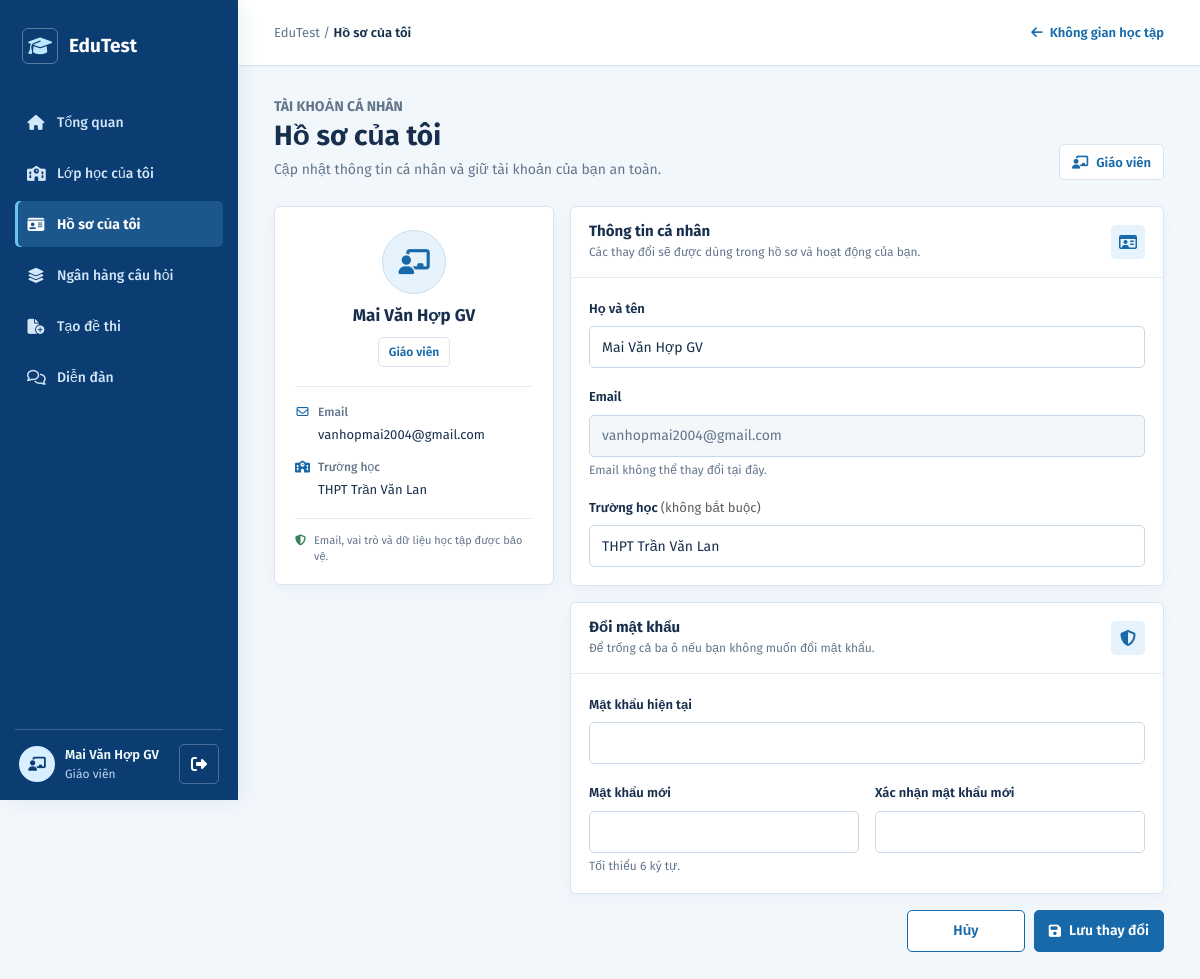
The page /index.php?action=profile (signed in) on the database its author committed.
### tables this page shows
CREATE TABLE `users` (
  `user_id` int(11) NOT NULL AUTO_INCREMENT,
  `full_name` varchar(100) NOT NULL,
  `email` varchar(100) NOT NULL,
  `password` varchar(255) NOT NULL,
  `phone` varchar(15) DEFAULT NULL,
  `role` varchar(20) NOT NULL DEFAULT 'student',
  `school_name` varchar(150) DEFAULT NULL,
  `avatar` varchar(255) DEFAULT NULL,
  `status` varchar(20) DEFAULT 'active',
  `created_at` datetime DEFAULT current_timestamp(),
  `reset_token` varchar(255) DEFAULT NULL,
  `reset_token_expires` datetime DEFAULT NULL,
  PRIMARY KEY (`user_id`),
  UNIQUE KEY `email` (`email`)
);

### controllers/ProfileController.php (called while the page is built, shortened)
<?php
require_once __DIR__ . '/../models/User.php';
class ProfileController extends BaseController {
    private $userModel;
    public function __construct($pdo) {
        $this->userModel = new User($pdo);
    }
    public function index() {
        $userId = (int) $_SESSION['user']['id'];
        $profile = $this->userModel->getProfileById($userId);
        $errors = [];
        $formData = [
            'full_name' => $profile['full_name'],
            'school_name' => $profile['school_name'] ?? '',
        ];
        require __DIR__ . '/../views/profile.php';
    }
}

### models/User.php (called while the page is built, shortened)
<?php
class User {
    private $pdo;
    public function __construct($pdo) {
        $this->pdo = $pdo;
    }
    public function getProfileById($userId) {
        $stmt = $this->pdo->prepare(
            "SELECT user_id, full_name, email, role, school_name
             FROM users
             WHERE user_id = ?"
        );
        $stmt->execute([$userId]);
        return $stmt->fetch(PDO::FETCH_ASSOC);
    }
}
?>

### views/profile.php (the view, shortened to what this page needs)
<?php
$userRole = $_SESSION['user']['role'] ?? '';
$roleLabels = [
    'student' => 'Học sinh',
    'teacher' => 'Giáo viên',
    'admin' => 'Quản trị viên',
];
$roleLabel = $roleLabels[$userRole] ?? 'Thành viên';
$userIcons = [
    'student' => 'fa-user-graduate',
    'teacher' => 'fa-chalkboard-user',
    'admin' => 'fa-user-shield',
];
$userIcon = $userIcons[$userRole] ?? 'fa-user';
?>
<!DOCTYPE html>
<html lang="vi">
<head>
    <link href="https://cdn.jsdelivr.net/npm/bootstrap@5.3.2/dist/css/bootstrap.min.css" rel="stylesheet">
    <link rel="stylesheet" href="https://cdnjs.cloudflare.com/ajax/libs/font-awesome/6.4.2/css/all.min.css">
    <link rel="stylesheet" href="assets/css/admin.css">
</head>
<body class="admin-app">
<?php
$appTopbarHtml = '<a href="index.php?action=dashboard" class="admin-topbar-link"><i class="fa-solid fa-arrow-left me-1" aria-hidden="true"></i> Không gian học tập</a>';
require __DIR__ . '/partials/app-shell-start.php';
?>
<main>
            <div class="admin-page-heading">
                <div>
                    <p class="admin-eyebrow">Tài khoản cá nhân</p>
                    <h1>Hồ sơ của tôi</h1>
                    <p>Cập nhật thông tin cá nhân và giữ tài khoản của bạn an toàn.</p>
                </div>
                <span class="user-role-badge"><i class="fa-solid <?= htmlspecialchars($userIcon, ENT_QUOTES, 'UTF-8') ?>" aria-hidden="true"></i><?= htmlspecialchars($roleLabel, ENT_QUOTES, 'UTF-8') ?></span>
            </div>
            <div class="profile-layout">
                <section class="admin-panel profile-summary" aria-labelledby="profile-summary-heading">
                    <div class="profile-summary-avatar" aria-hidden="true"><i class="fa-solid <?= htmlspecialchars($userIcon, ENT_QUOTES, 'UTF-8') ?>"></i></div>
                    <h2 id="profile-summary-heading"><?= htmlspecialchars($formData['full_name'], ENT_QUOTES, 'UTF-8') ?></h2>
                    <span class="user-role-badge"><?= htmlspecialchars($roleLabel, ENT_QUOTES, 'UTF-8') ?></span>
                    <div class="profile-summary-divider"></div>
                    <dl class="profile-summary-details">
                        <div>
                            <dt><i class="fa-regular fa-envelope" aria-hidden="true"></i>Email</dt>
                            <dd><?= htmlspecialchars($profile['email'], ENT_QUOTES, 'UTF-8') ?></dd>
                        </div>
                        <div>
                            <dt><i class="fa-solid fa-school" aria-hidden="true"></i>Trường học</dt>
                            <dd><?= htmlspecialchars($formData['school_name'] !== '' ? $formData['school_name'] : 'Chưa cập nhật', ENT_QUOTES, 'UTF-8') ?></dd>
                        </div>
                    </dl>
                    <p class="profile-privacy-note"><i class="fa-solid fa-shield-halved" aria-hidden="true"></i>Email, vai trò và dữ liệu học tập được bảo vệ.</p>
                </section>
                <form action="index.php?action=profile" method="POST" class="profile-form">
                    <section class="admin-panel profile-panel" aria-labelledby="profile-info-heading">
                        <div class="admin-panel-heading">
                            <div>
                                <h2 id="profile-info-heading">Thông tin cá nhân</h2>
                                <p>Các thay đổi sẽ được dùng trong hồ sơ và hoạt động của bạn.</p>
                            </div>
                            <span class="admin-metric-icon" aria-hidden="true"><i class="fa-regular fa-id-card"></i></span>
                        </div>
                        <div class="profile-panel-body">
                            <div class="mb-3">
                                <label for="full_name" class="form-label">Họ và tên</label>
                                <input type="text" id="full_name" name="full_name" class="form-control" autocomplete="name" maxlength="100" required value="<?= htmlspecialchars($formData['full_name'], ENT_QUOTES, 'UTF-8') ?>" aria-invalid="<?= isset($errors['full_name']) ? 'true' : 'false' ?>" <?= isset($errors['full_name']) ? 'aria-describedby="full-name-error"' : '' ?>>
                            </div>
                            <div class="mb-3">
                                <label for="profileEmail" class="form-label">Email</label>
                                <input type="email" id="profileEmail" class="form-control profile-readonly" value="<?= htmlspecialchars($profile['email'], ENT_QUOTES, 'UTF-8') ?>" readonly aria-describedby="email-help">
                                <div class="form-text" id="email-help">Email không thể thay đổi tại đây.</div>
                            </div>
                            <div class="mb-0">
                                <label for="school_name" class="form-label">Trường học <span class="text-muted fw-normal">(không bắt buộc)</span></label>
                                <input type="text" id="school_name" name="school_name" class="form-control" autocomplete="organization" maxlength="150" value="<?= htmlspecialchars($formData['school_name'], ENT_QUOTES, 'UTF-8') ?>" aria-invalid="<?= isset($errors['school_name']) ? 'true' : 'false' ?>" <?= isset($errors['school_name']) ? 'aria-describedby="school-name-error"' : '' ?>>
                            </div>
                        </div>
                    </section>
                    <section class="admin-panel profile-panel" aria-labelledby="profile-password-heading">
                        <div class="admin-panel-heading">
                            <div>
                                <h2 id="profile-password-heading">Đổi mật khẩu</h2>
                                <p>Để trống cả ba ô nếu bạn không muốn đổi mật khẩu.</p>
                            </div>
                            <span class="admin-metric-icon" aria-hidden="true"><i class="fa-solid fa-shield-halved"></i></span>
                        </div>
                        <div class="profile-panel-body">
                            <div class="mb-3">
                                <label for="current_password" class="form-label">Mật khẩu hiện tại</label>
                                <input type="password" id="current_password" name="current_password" class="form-control" autocomplete="current-password" aria-invalid="<?= isset($errors['current_password']) ? 'true' : 'false' ?>" <?= isset($errors['current_password']) ? 'aria-describedby="current-password-error"' : '' ?>>
                            </div>
                            <div class="row g-3">
                                <div class="col-md-6">
                                    <label for="new_password" class="form-label">Mật khẩu mới</label>
                                    <input type="password" id="new_password" name="new_password" class="form-control" autocomplete="new-password" minlength="6" aria-invalid="<?= isset($errors['new_password']) ? 'true' : 'false' ?>" <?= isset($errors['new_password']) ? 'aria-describedby="new-password-help new-password-error"' : 'aria-describedby="new-password-help"' ?>>
                                    <div class="form-text" id="new-password-help">Tối thiểu 6 ký tự.</div>
                                </div>
                                <div class="col-md-6">
                                    <label for="confirm_password" class="form-label">Xác nhận mật khẩu mới</label>
                                    <input type="password" id="confirm_password" name="confirm_password" class="form-control" autocomplete="new-password" minlength="6" aria-invalid="<?= isset($errors['confirm_password']) ? 'true' : 'false' ?>" <?= isset($errors['confirm_password']) ? 'aria-describedby="confirm-password-error"' : '' ?>>
                                </div>
                            </div>
                        </div>
                    </section>
                    <div class="profile-form-actions">
                        <a href="index.php?action=dashboard" class="btn-admin-outline">Hủy</a>
                        <button type="submit" class="btn-admin-primary" id="profileSubmit">
                            <i class="fa-solid fa-floppy-disk" aria-hidden="true"></i><span data-submit-label>Lưu thay đổi</span>
                        </button>
                    </div>
                </form>
            </div>
<?php require __DIR__ . '/partials/app-shell-end.php'; ?>
</body>
</html>

### rows shown on the page
users: full_name "Mai Văn Hợp GV", email "vanhopmai2004@gmail.com", school_name "THPT Trần Văn Lan"

### other values the page prints
$appShellEscape($item['label']) "Tổng quan"
$appShellEscape($item['label']) "Lớp học của tôi"
$appShellEscape($item['label']) "Hồ sơ của tôi"
$appShellEscape($item['label']) "Ngân hàng câu hỏi"
$appShellEscape($item['label']) "Tạo đề thi"
$appShellEscape($item['label']) "Diễn đàn"
$appShellEscape($appShellName) "Mai Văn Hợp GV"
$appShellEscape($appShellRoleLabels[$appShellRole] ?? 'Thành viên') "Giáo viên"
$appShellEscape($appPageTitle ?? 'Không gian học tập') "Hồ sơ của tôi"
$roleLabel "Giáo viên"
